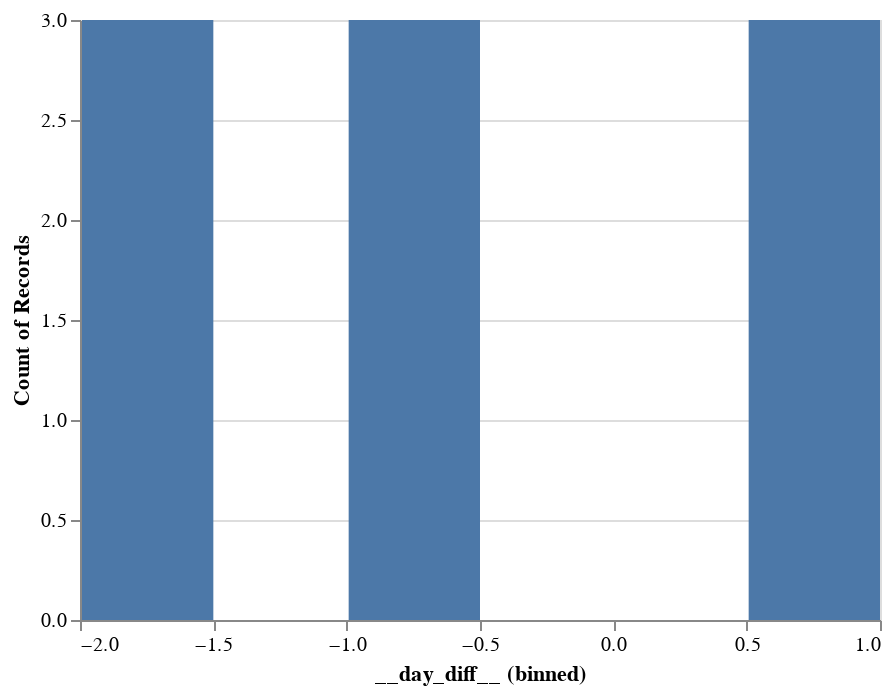
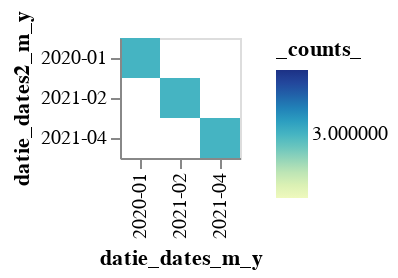

These figures' notebook cell, in order:
### Code cell
ce.chart_me(df, "datie_dates", "datie_dates2")

### Figure 1 — Vega-Lite specification as saved in the notebook (floating-point values rounded to 4 significant figures)
{"config": {"view": {"continuousWidth": 400, "continuousHeight": 300}}, "data": {"name": "data-0e34136a58822fa204c93583cdcdb3d2"}, "mark": "bar", "encoding": {"x": {"bin": true, "field": "__day_diff__", "type": "quantitative"}, "y": {"aggregate": "count", "type": "quantitative"}}, "$schema": "https://vega.github.io/schema/vega-lite/v4.17.0.json", "datasets": {"data-0e34136a58822fa204c93583cdcdb3d2": [{"integers": 1, "floaties": 0.3411, "floaties2": 0.1449, "floaties_key": 0, "stringy_key": "oLRqK", "integer_bools": true, "stringer": "rabbit", "stringer2": "rabbit", "datie_dates": "2020-01-01T00:00:00", "datie_dates2": "2020-01-02T00:00:00", "datie_dates_m_y": "2020-01", "datie_dates2_m_y": "2020-01", "__day_diff__": -1, "_counts_": 1}, {"integers": 2, "floaties": 0.7931, "floaties2": 0.1608, "floaties_key": 1, "stringy_key": "IiulL", "integer_bools": true, "stringer": "leopard", "stringer2": "rabbit", "datie_dates": "2021-02-03T00:00:00", "datie_dates2": "2021-02-02T00:00:00", "datie_dates_m_y": "2021-02", "datie_dates2_m_y": "2021-02", "__day_diff__": 1, "_counts_": 1}, {"integers": 3, "floaties": 0.5124, "floaties2": 0.7146, "floaties_key": 2, "stringy_key": "YdjmX", "integer_bools": true, "stringer": "leopard", "stringer2": "rabbit", "datie_dates": "2021-04-03T00:00:00", "datie_dates2": "2021-04-05T00:00:00", "datie_dates_m_y": "2021-04", "datie_dates2_m_y": "2021-04", "__day_diff__": -2, "_counts_": 1}, {"integers": 1, "floaties": 0.02914, "floaties2": 0.4652, "floaties_key": 3, "stringy_key": "aqduV", "integer_bools": true, "stringer": "leopard", "stringer2": "rabbit", "datie_dates": "2020-01-01T00:00:00", "datie_dates2": "2020-01-02T00:00:00", "datie_dates_m_y": "2020-01", "datie_dates2_m_y": "2020-01", "__day_diff__": -1, "_counts_": 1}, {"integers": 2, "floaties": 0.108, "floaties2": 0.8571, "floaties_key": 4, "stringy_key": "lkwUv", "integer_bools": true, "stringer": "rabbit", "stringer2": "rabbit", "datie_dates": "2021-02-03T00:00:00", "datie_dates2": "2021-02-02T00:00:00", "datie_dates_m_y": "2021-02", "datie_dates2_m_y": "2021-02", "__day_diff__": 1, "_counts_": 1}, {"integers": 3, "floaties": 0.7048, "floaties2": 0.8082, "floaties_key": 5, "stringy_key": "aEbDt", "integer_bools": false, "stringer": "leopard", "stringer2": "leopard", "datie_dates": "2021-04-03T00:00:00", "datie_dates2": "2021-04-05T00:00:00", "datie_dates_m_y": "2021-04", "datie_dates2_m_y": "2021-04", "__day_diff__": -2, "_counts_": 1}, {"integers": 1, "floaties": 0.3248, "floaties2": 0.8199, "floaties_key": 6, "stringy_key": "eOsqA", "integer_bools": true, "stringer": "leopard", "stringer2": "leopard", "datie_dates": "2020-01-01T00:00:00", "datie_dates2": "2020-01-02T00:00:00", "datie_dates_m_y": "2020-01", "datie_dates2_m_y": "2020-01", "__day_diff__": -1, "_counts_": 1}, {"integers": 2, "floaties": 0.08131, "floaties2": 0.9944, "floaties_key": 7, "stringy_key": "dDCtp", "integer_bools": true, "stringer": "rabbit", "stringer2": "leopard", "datie_dates": "2021-02-03T00:00:00", "datie_dates2": "2021-02-02T00:00:00", "datie_dates_m_y": "2021-02", "datie_dates2_m_y": "2021-02", "__day_diff__": 1, "_counts_": 1}, {"integers": 3, "floaties": 0.2517, "floaties2": 0.8362, "floaties_key": 8, "stringy_key": "lSJQF", "integer_bools": true, "stringer": "leopard", "stringer2": "leopard", "datie_dates": "2021-04-03T00:00:00", "datie_dates2": "2021-04-05T00:00:00", "datie_dates_m_y": "2021-04", "datie_dates2_m_y": "2021-04", "__day_diff__": -2, "_counts_": 1}]}}

### Figure 2 — Vega-Lite specification as saved in the notebook (floating-point values rounded to 4 significant figures)
{"config": {"view": {"continuousWidth": 400, "continuousHeight": 300}}, "data": {"name": "data-1490b89464ec84bcfcf21d26280dad6e"}, "mark": "rect", "encoding": {"color": {"field": "_counts_", "type": "quantitative"}, "x": {"field": "datie_dates_m_y", "type": "ordinal"}, "y": {"field": "datie_dates2_m_y", "type": "ordinal"}}, "$schema": "https://vega.github.io/schema/vega-lite/v4.17.0.json", "datasets": {"data-1490b89464ec84bcfcf21d26280dad6e": [{"datie_dates_m_y": "2020-01", "datie_dates2_m_y": "2020-01", "measures": "sum", "_counts_": 3}, {"datie_dates_m_y": "2021-02", "datie_dates2_m_y": "2021-02", "measures": "sum", "_counts_": 3}, {"datie_dates_m_y": "2021-04", "datie_dates2_m_y": "2021-04", "measures": "sum", "_counts_": 3}]}}
